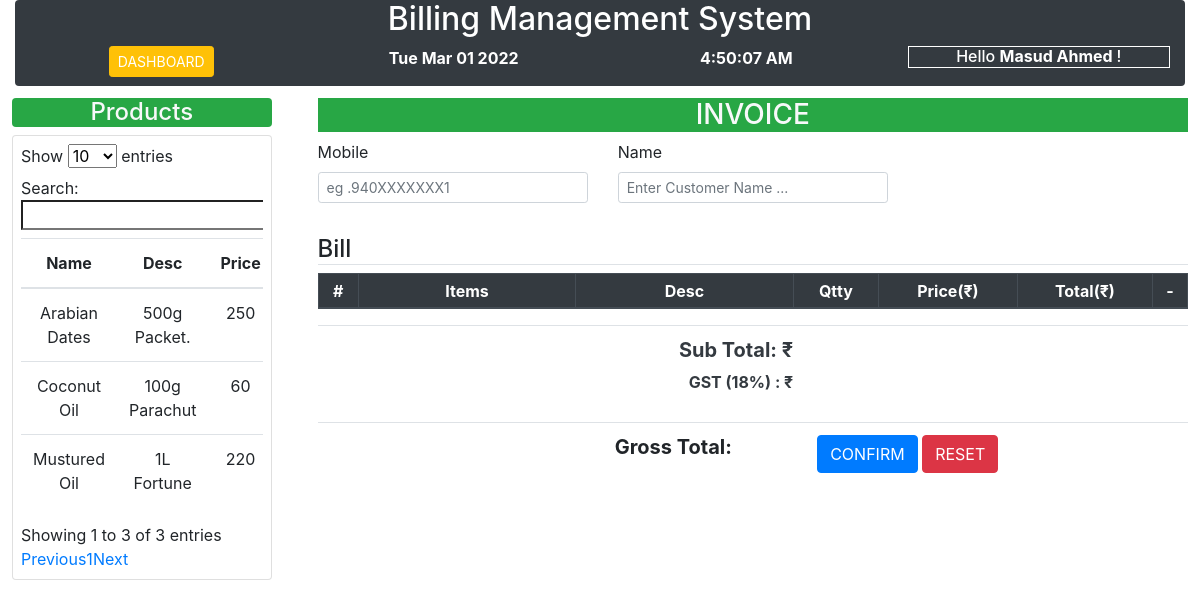
The app's page /generate_bills.php (signed in), older data.
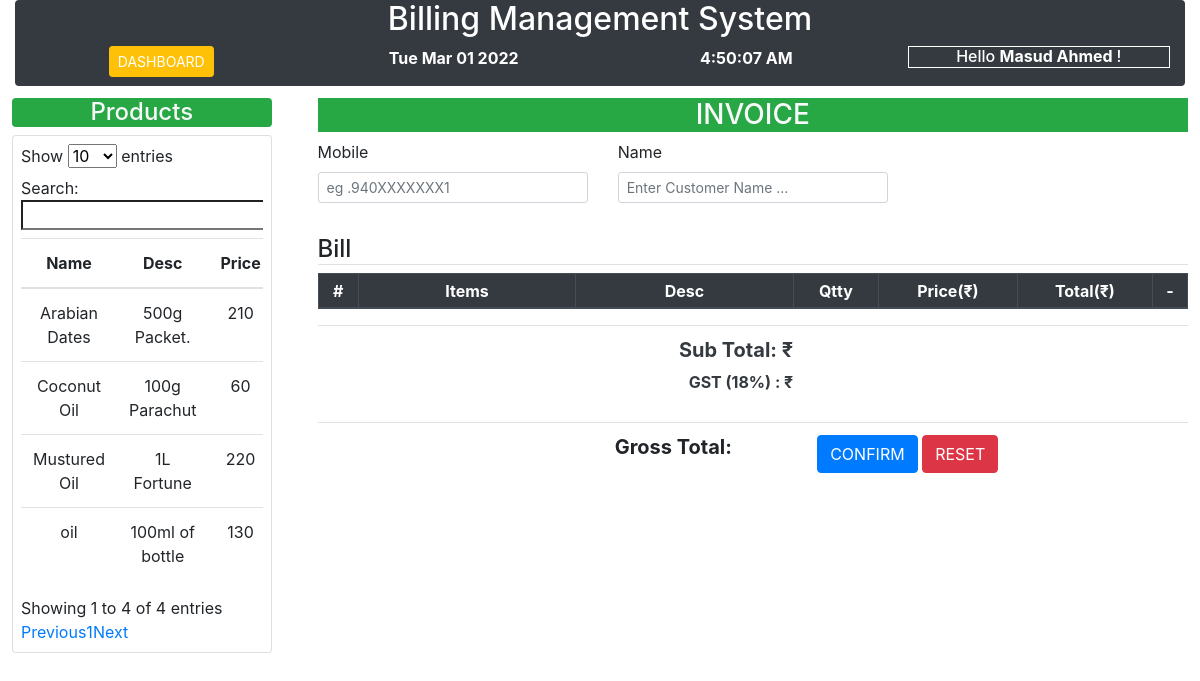
The same page, newer data.
### tables this page shows
CREATE TABLE `inventory` (
  `iid` int(11) NOT NULL,
  `pid` int(11) NOT NULL,
  `qnt_in_hand` int(11) NOT NULL,
  `sell_price` decimal(10,0) NOT NULL,
  `buy_price` decimal(10,0) NOT NULL
);

CREATE TABLE `products` (
  `pid` int(11) NOT NULL,
  `pname` varchar(50) NOT NULL,
  `pcat` int(11) NOT NULL,
  `barcode` int(11) DEFAULT NULL,
  `description` text NOT NULL
);

### generate_bills.php (the view, shortened to what the changed rows need)
<?php require_once "lib/db.php";
?>
<!DOCTYPE html>
<html lang="en">
<head>
    <link rel="stylesheet" href="assets/css/bootstrap.min.css">
</head>
<body>
    <div class="container-fluid">
        <div class="conatiner-fluid">
            <div class="container-fluid bg-dark text-center rounded">
                <h2 class="text-white "> Billing Management System </h2>
            </div>
        </div>
    </div>
    <div class="container-fluid p-1">
        <div class="row">
            <div class="col-md-3 col-xs-12 col-sm-11">
                <div class="container-fluid p-2">
                    <div class="card p-2">
                        <div class="table-responsive">
                            <table class="table text-center" id="table_filter">
                                <thead>
                                    <tr>
                                        <th>Name</th>
                                        <th>Desc</th>
                                        <th>Price</th>
                                    </tr>
                                </thead>
                                <tbody>
                                    <?php
                                    $sql = "SELECT `products`.`pid`,`products`.`pname`, `products`.`description`, `inventory`.`sell_price` FROM `products` JOIN `inventory` ON `inventory`.`pid`=`products`.`pid`";
                                    $res = mysqli_query($conn, $sql);
                                    while ($row = mysqli_fetch_assoc($res)) {
                                    ?>
                                        <tr>
                                            <td><?= $row['pname'] ?></td>
                                            <td><?= $row['description'] ?></td>
                                            <td><?= $row['sell_price'] ?></td>
                                        </tr>
                                    <?php } ?>
                                </tbody>
                            </table>
                        </div>
                    </div>
                </div>
            </div>
            <div class="col-md-9 col-xs-12 col-sm-11">
                <form>
                    <div class="container-fluid p-2">
                        <table class="table table-sm table-bordered text-center">
                            <thead class="thead-dark">
                                <tr>
                                    <th scope="col">#</th>
                                    <th scope="col" class="col-3">Items</th>
                                    <th scope="col" class="col-3">Desc</th>
                                    <th scope="col">Qtty</th>
                                    <th scope="col">Price(₹)</th>
                                    <th scope="col">Total(₹)</th>
                                    <th scope="col">-</th>
                                </tr>
                            </thead>
                        </table>
                    </div>
                </form>
            </div>
        </div>
    </div>
</body>
</html>

Row changes from the older to the newer data that the page shows:
changed inventory "Arabian Dates": sell_price "250" → "210"
added inventory: pid.pname "oil", pid.description "100ml of bottle", sell_price "130"
Text that changed along with them:
text written by a page script: "Show entries Search: Showing 1 to 3 of 3 entries Previous 1 Next" → "Show entries Search: Showing 1 to 4 of 4 entries Previous 1 Next"
